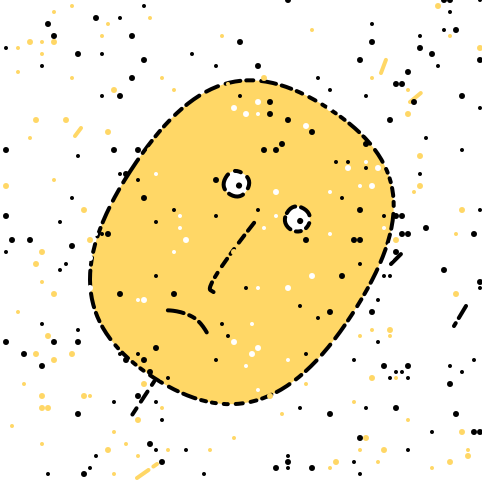
#> input picture testing/10521.png, 482 x 486 px; its folder holds only this picture in this run
$ jupyter execute Untitled1.ipynb
#> lines starting #> are read from the running program, lines starting #| are printed output that depends on the picture
[cell 1]
import pandas as pd
import numpy as np
from tqdm import tqdm
import cv2
import os

[cell 2]
test_data = []
sno = []
test_path = './testing'
for file in tqdm(os.listdir(test_path)):
    path = os.path.join(test_path, file)
    img = cv2.imread(path, cv2.IMREAD_GRAYSCALE)
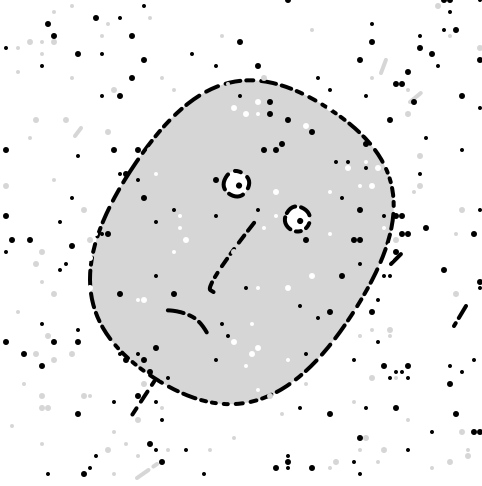
#> img: shape (486, 482); min 0, max 255, mean 234.6
    img = cv2.resize(img, (100, 100))
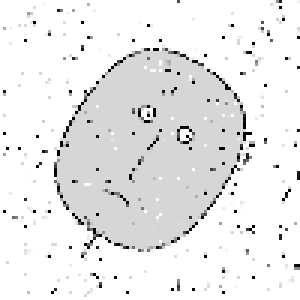
#> img: shape (100, 100) (shown 3 times larger); min 0, max 255, mean 234.5
    name = int(file.split('.')[0])
    sno.append(name)
    test_data.append(np.array(img))

[cell 3]
d = {'da': test_data, 'id' :sno }
test = pd.DataFrame(data = d)
#> test = table of 1 rows and 2 columns
test.head()
test.to_csv('final_test.csv')

[cell 4]
test.head()
#> Out = table of 1 rows and 2 columns

$ run again, on testing/12653.png
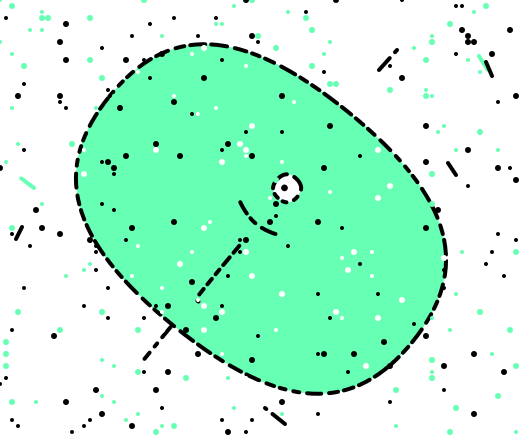
#> input picture testing/12653.png, 522 x 438 px
#> `img = cv2.imread(path, cv2.IMREAD_GRAYSCALE)`:
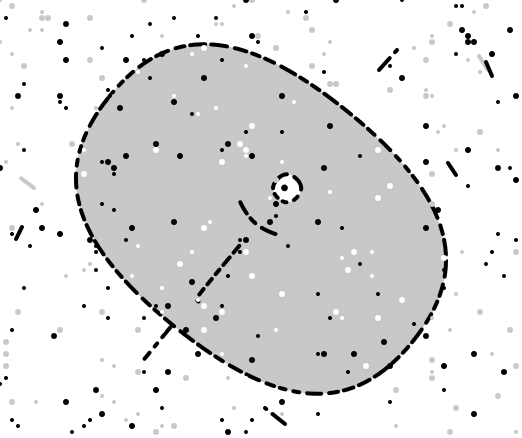
#> img: shape (438, 522); min 0, max 255, mean 225.3
#> `img = cv2.resize(img, (100, 100))`:
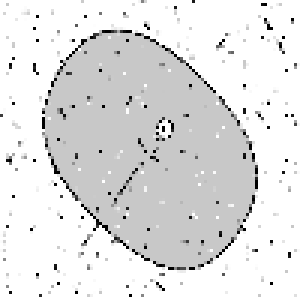
#> img: shape (100, 100) (shown 3 times larger); min 0, max 255, mean 225.3
#> test = table of 1 rows and 2 columns

$ run again, on testing/12715.png
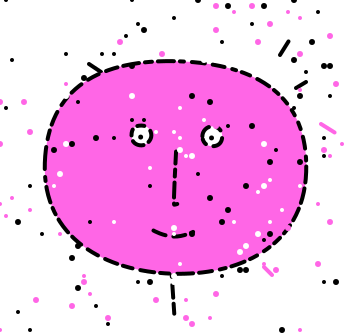
#> input picture testing/12715.png, 351 x 335 px
#> `img = cv2.imread(path, cv2.IMREAD_GRAYSCALE)`:
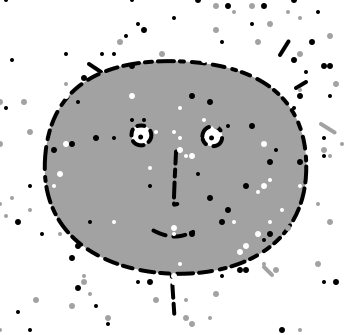
#> img: shape (335, 351); min 0, max 255, mean 210.4
#> `img = cv2.resize(img, (100, 100))`:
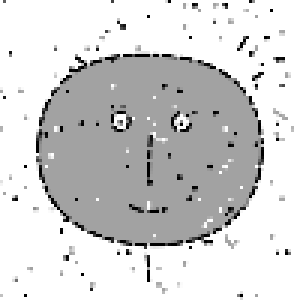
#> img: shape (100, 100) (shown 3 times larger); min 0, max 255, mean 210.4
#> test = table of 1 rows and 2 columns

$ run again, on testing/12954.png
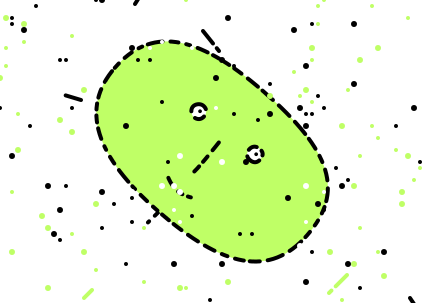
#> input picture testing/12954.png, 422 x 303 px
#> `img = cv2.imread(path, cv2.IMREAD_GRAYSCALE)`:
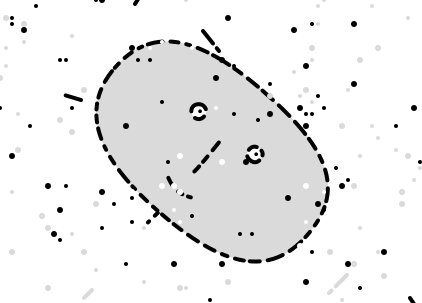
#> img: shape (303, 422); min 0, max 255, mean 237.2
#> `img = cv2.resize(img, (100, 100))`:
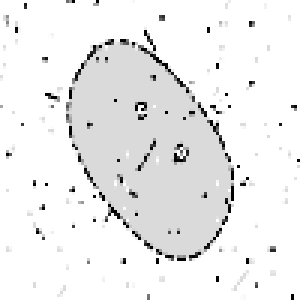
#> img: shape (100, 100) (shown 3 times larger); min 0, max 255, mean 237.3
#> test = table of 1 rows and 2 columns

$ run again, on testing/10853.png
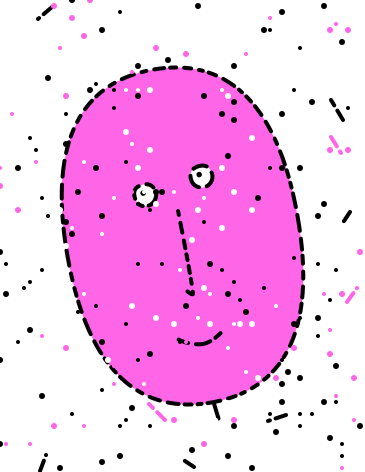
#> input picture testing/10853.png, 365 x 472 px
#> `img = cv2.imread(path, cv2.IMREAD_GRAYSCALE)`:
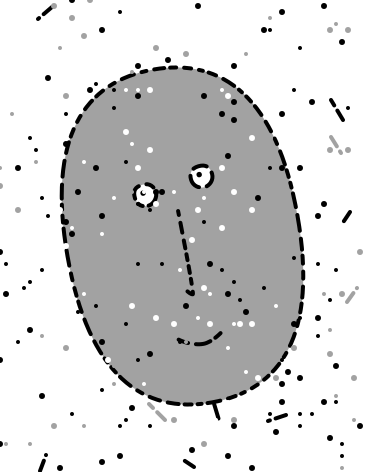
#> img: shape (472, 365); min 0, max 255, mean 211.8
#> `img = cv2.resize(img, (100, 100))`:
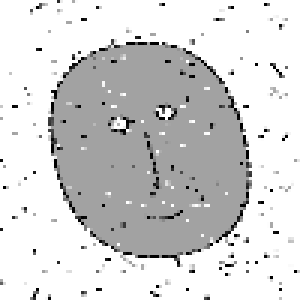
#> img: shape (100, 100) (shown 3 times larger); min 0, max 255, mean 211.8
#> test = table of 1 rows and 2 columns
